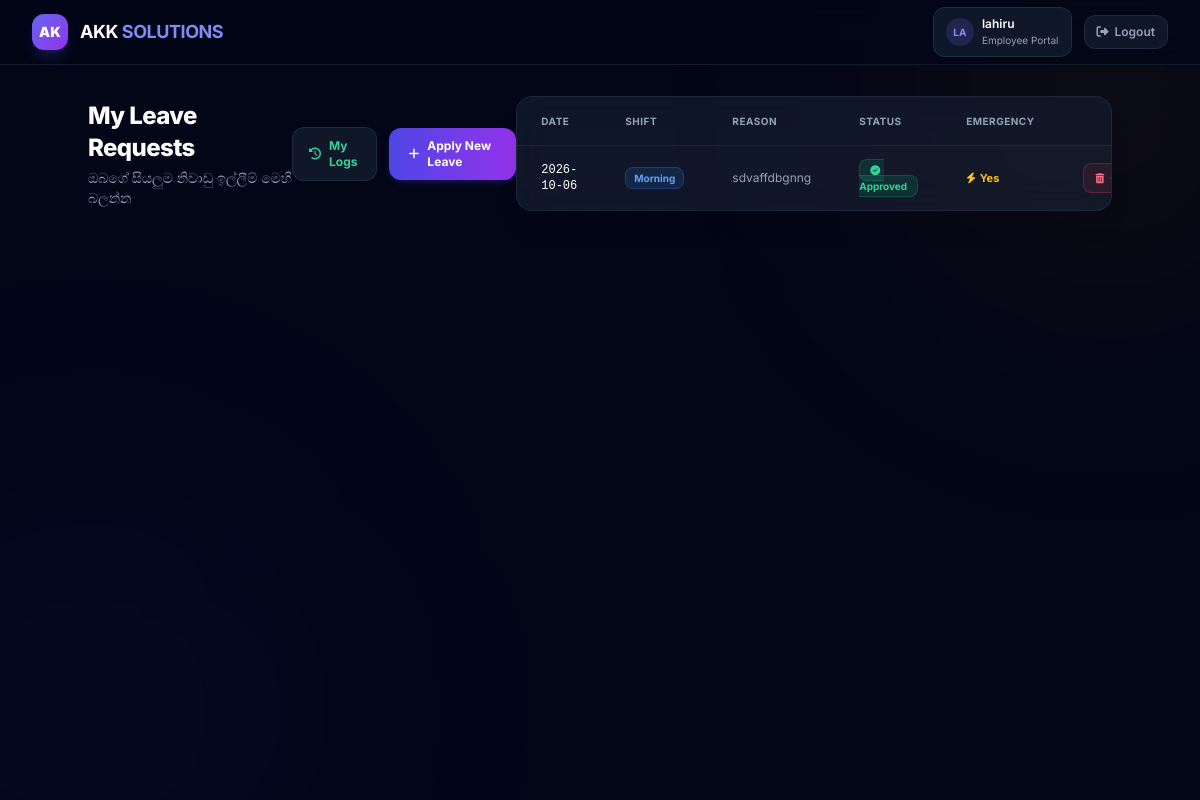
The page /my_leaves.php (signed in) on the database its author committed.
### tables this page shows
CREATE TABLE leave_requests (
        id INTEGER PRIMARY KEY AUTOINCREMENT,
        user_id INTEGER NOT NULL,
        leave_date DATE NOT NULL,
        shift_applied TEXT NOT NULL,
        is_emergency INTEGER DEFAULT 0,
        reason TEXT,
        status TEXT NOT NULL DEFAULT 'Pending',
        created_at DATETIME DEFAULT CURRENT_TIMESTAMP
    );

CREATE TABLE users (
        id INTEGER PRIMARY KEY AUTOINCREMENT,
        name TEXT NOT NULL,
        email TEXT,
        password TEXT,
        username TEXT UNIQUE,
        shift_type TEXT NOT NULL DEFAULT 'M',
        position TEXT,
        emp_number TEXT
    , employee_type TEXT NOT NULL DEFAULT 'lab', lab_id INTEGER);

### auth.php (called while the page is built, shortened)
<?php
function isLoggedIn() {
    return isset($_SESSION['user_id']) && isset($_SESSION['user_role']);
}
function getCurrentUser() {
    return [
        'id' => $_SESSION['user_id'],
        'name' => $_SESSION['user_name'],
        'role' => $_SESSION['user_role']
    ];
}
?>

### my_leaves.php (the view, shortened to what this page needs)
<?php
include 'db.php';
include 'auth.php';
$currentUser = getCurrentUser();
$stmt = $conn->prepare("SELECT lr.*, u.name
                        FROM leave_requests lr
                        JOIN users u ON lr.user_id = u.id
                        WHERE lr.user_id = :uid
                        ORDER BY lr.leave_date DESC");
$stmt->execute([':uid' => $currentUser['id']]);
$requests = $stmt->fetchAll(PDO::FETCH_ASSOC);
?>
<!DOCTYPE html>
<html lang="en">
<head>
    <script src="https://cdn.tailwindcss.com"></script>
    <link rel="stylesheet" href="https://cdnjs.cloudflare.com/ajax/libs/font-awesome/6.4.0/css/all.min.css">
</head>
<body class="bg-slate-950 text-slate-100 min-h-screen antialiased">
    <div class="fixed inset-0 overflow-hidden pointer-events-none z-0">
        <div class="absolute -top-40 -right-40 w-[500px] h-[500px] bg-amber-600/5 rounded-full blur-[120px]"></div>
        <div class="absolute -bottom-40 -left-40 w-[500px] h-[500px] bg-indigo-600/5 rounded-full blur-[120px]"></div>
        <div class="absolute inset-0" style="background-image: radial-gradient(rgba(99, 102, 241, 0.03) 1px, transparent 1px); background-size: 32px 32px;"></div>
    </div>
    <nav class="fixed top-0 inset-x-0 z-50 bg-slate-950/70 backdrop-blur-xl border-b border-slate-800/60">
        <div class="max-w-7xl mx-auto px-4 md:px-8 h-16 flex items-center justify-between">
            <div class="flex items-center gap-3">
                <div class="w-9 h-9 rounded-xl bg-gradient-to-br from-indigo-500 to-purple-600 flex items-center justify-center shadow-lg shadow-indigo-500/20">
                    <span class="text-sm font-black text-white">AK</span>
                </div>
                <span class="text-lg font-bold text-white tracking-tight">AKK <span class="text-indigo-400">SOLUTIONS</span></span>
            </div>
            <div class="flex items-center gap-3">
                <div class="hidden md:flex items-center gap-2 bg-slate-800/50 border border-slate-700/50 rounded-xl px-3 py-2">
                    <div class="w-7 h-7 rounded-full bg-indigo-500/20 flex items-center justify-center text-indigo-400 text-[10px] font-bold">
                        <?= strtoupper(substr($currentUser['name'], 0, 2)); ?>
                    </div>
                    <div class="text-xs">
                        <p class="font-semibold text-white"><?= htmlspecialchars($currentUser['name']); ?></p>
                        <p class="text-[10px] text-slate-400">Employee Portal</p>
                    </div>
                </div>
                <a href="logout.php" class="text-xs font-semibold text-slate-400 hover:text-rose-400 transition bg-slate-800/50 border border-slate-700/50 px-3 py-2 rounded-xl flex items-center gap-1.5">
                    <i class="fa-solid fa-right-from-bracket"></i> <span class="hidden sm:inline">Logout</span>
                </a>
            </div>
        </div>
    </nav>
    <div class="relative z-10 pt-24 pb-12 px-4 md:px-8">
        <div class="max-w-5xl mx-auto space-y-6">
            <div class="flex items-center justify-between">
                <div>
                    <h1 class="text-2xl font-extrabold text-white tracking-tight">My Leave Requests</h1>
                    <p class="text-sm text-slate-400 mt-1">ඔබගේ සියලුම නිවාඩු ඉල්ලීම් මෙහි බලන්න</p>
                </div>
                <div class="flex items-center gap-3">
                <a href="my_logs.php" class="text-xs font-bold bg-slate-800/50 border border-slate-700/50 text-emerald-400 hover:text-emerald-300 px-4 py-2.5 rounded-xl transition flex items-center gap-2">
                    <i class="fa-solid fa-clock-rotate-left"></i> My Logs
                </a>
                <a href="index.php" class="text-xs font-bold bg-gradient-to-r from-indigo-600 to-purple-600 hover:from-indigo-500 hover:to-purple-500 text-white px-5 py-2.5 rounded-xl transition shadow-md shadow-indigo-600/20 flex items-center gap-2">
                    <i class="fa-solid fa-plus"></i> Apply New Leave
                </a>
            </div>
            <div class="card-glass border border-slate-700/40 rounded-2xl overflow-hidden shadow-xl">
                <?php if (count($requests) > 0): ?>
                    <div class="overflow-x-auto">
                        <table class="w-full text-left text-xs">
                            <thead>
                                <tr class="border-b border-slate-700/40 bg-slate-900/30">
                                    <th class="py-4 px-6 text-[10px] font-bold text-slate-400 uppercase tracking-wider">Date</th>
                                    <th class="py-4 px-6 text-[10px] font-bold text-slate-400 uppercase tracking-wider">Shift</th>
                                    <th class="py-4 px-6 text-[10px] font-bold text-slate-400 uppercase tracking-wider">Reason</th>
                                    <th class="py-4 px-6 text-[10px] font-bold text-slate-400 uppercase tracking-wider">Status</th>
                                    <th class="py-4 px-6 text-[10px] font-bold text-slate-400 uppercase tracking-wider">Emergency</th>
                                    <th class="py-4 px-6 text-[10px] font-bold text-slate-400 uppercase tracking-wider text-right">Action</th>
                                </tr>
                            </thead>
                            <tbody class="divide-y divide-slate-700/30">
                                <?php foreach($requests as $row): ?>
                                    <tr class="hover:bg-slate-800/20 transition-colors">
                                        <td class="py-4 px-6 font-mono text-white text-xs"><?= $row['leave_date']; ?></td>
                                        <td class="py-4 px-6">
                                            <span class="px-2 py-1 rounded-lg text-[10px] font-bold <?= $row['shift_applied'] == 'M' ? 'bg-blue-500/15 text-blue-400 border border-blue-500/25' : 'bg-purple-500/15 text-purple-400 border border-purple-500/25'; ?>">
                                                <?= $row['shift_applied'] == 'M' ? 'Morning' : 'Evening'; ?>
                                            </span>
                                        </td>
                                        <td class="py-4 px-6 text-slate-400 max-w-[180px] truncate"><?= htmlspecialchars($row['reason']); ?></td>
                                        <td class="py-4 px-6">
                                            <span class="px-2.5 py-1 rounded-lg font-bold text-[10px]
                                                <?= $row['status'] == 'Approved' ? 'bg-emerald-500/15 text-emerald-400 border border-emerald-500/25' : ($row['status'] == 'Pending' ? 'bg-amber-500/15 text-amber-400 border border-amber-500/25' : 'bg-rose-500/15 text-rose-400 border border-rose-500/25'); ?>">
                                                <i class="fa-solid <?= $row['status'] == 'Approved' ? 'fa-check-circle' : ($row['status'] == 'Pending' ? 'fa-clock' : 'fa-times-circle'); ?> mr-1"></i>
                                                <?= $row['status']; ?>
                                            </span>
                                        </td>
                                        <td class="py-4 px-6">
                                            <?= $row['is_emergency'] ? '<span class="text-amber-400 font-bold text-[11px]"><i class="fa-solid fa-bolt mr-1"></i>Yes</span>' : '<span class="text-slate-500">No</span>'; ?>
                                        </td>
                                        <td class="py-4 px-6 text-right">
                                            <?php if ($row['status'] !== 'Rejected'): ?>
                                                <a href="my_leaves.php?cancel_id=<?= $row['id']; ?>"
                                                    onclick="return confirm('මෙම නිවාඩුව අවලංගු කිරීමට තහවුරු කරන්න?');"
                                                    class="inline-flex items-center gap-1.5 text-rose-400 hover:text-rose-300 font-bold border border-rose-500/25 bg-rose-500/10 hover:bg-rose-500/20 px-3 py-1.5 rounded-lg transition text-[11px]">
                                                    <i class="fa-solid fa-trash-can text-[10px]"></i> Cancel
                                                </a>
                                            <?php else: ?>
                                                <span class="text-slate-600 text-[11px]">--</span>
                                            <?php endif; ?>
                                        </td>
                                    </tr>
                                <?php endforeach; ?>
                            </tbody>
                        </table>
                    </div>
                <?php endif; ?>
            </div>
        </div>
    </div>
</body>
</html>

### my_leaves.php (style rules this page uses)
* { font-family: 'Inter', sans-serif; }
.card-glass { background: rgba(30, 41, 59, 0.5); backdrop-filter: blur(20px); -webkit-backdrop-filter: blur(20px); }

### rows shown on the page
leave_requests: user.name "LA", user.name "lahiru", leave_date "2026-10-06", shift_applied "Morning", reason "sdvaffdbgnng", status "Approved", is_emergency 1 (drawn)
